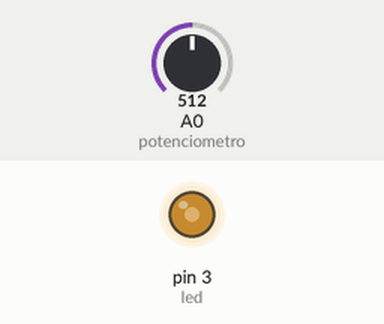
Simulated run of this sketch. Board: Arduino Uno, built with avr-gcc and run on an emulated ATmega328P. Parts: output pins drawn as LEDs (lit = HIGH). The inputs (shaded band) are chosen by the test bench; at power-on: A0 (potenciometro) = 512.

Above: at 1.2 s.
1.3 s: A0 (potenciometro) set to 716
At 1.6 s:
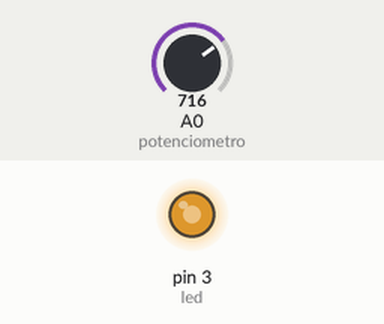
2.8 s: A0 (potenciometro) set to 900
At 4.0 s:
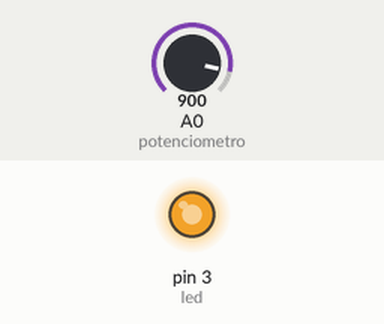
4.3 s: A0 (potenciometro) set to 122
At 5.1 s:
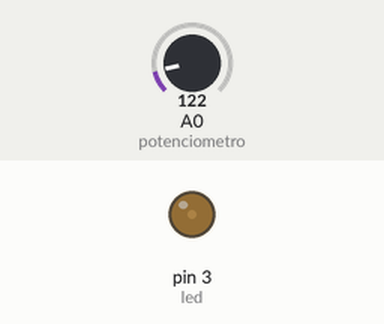
5.8 s: A0 (potenciometro) set to 0
At 6.3 s:
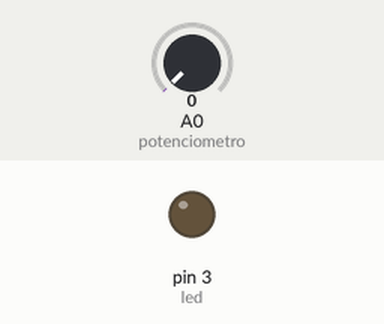
Timing chart, 0 to 8.3 s (numbered marks = the images above; inputs shaded):
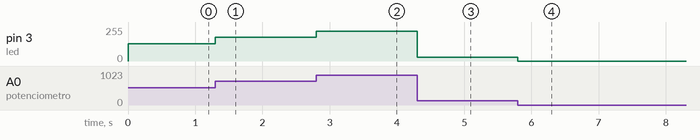

Measured:
- after the input at 1.3 s, pin 3 (led): 128/255 → 179/255 at once
- after the input at 2.8 s, pin 3 (led): 179/255 → 225/255 at once
- after the input at 4.3 s, pin 3 (led): 225/255 → 30/255 at once
- after the input at 5.8 s, pin 3 (led): 30/255 → 0/255 at once

The sketch:

Potenciometro.ino
```cpp
       int led=3;
       int potenciometro=0;
       int brillo;


        void setup(){

          pinMode(3,OUTPUT);
          //Los pins analogicos son entradas automaticamente.
        }


        void loop(){

           brillo= analogRead(potenciometro) / 4; //0 a 1023

           analogWrite(led,brillo);

        }
```
